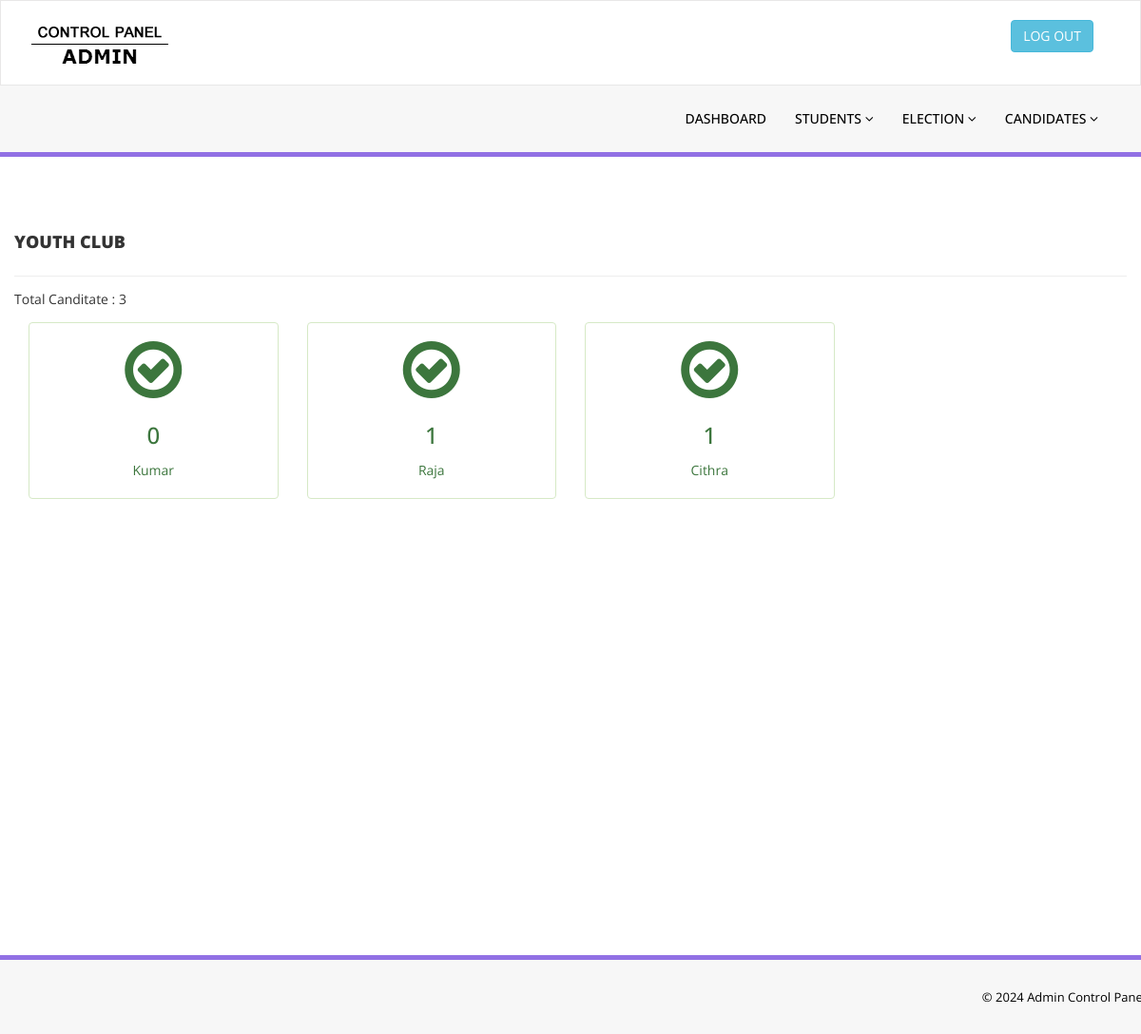
Screenshot of /admin/index.php (signed in) with the database file from the repository.
### tables this page shows
CREATE TABLE IF NOT EXISTS `election` (
  `elesno` int(7) NOT NULL,
  `elename` varchar(50) NOT NULL,
  `eledate` date NOT NULL,
  `elestarttime` time NOT NULL,
  `eleendtime` time NOT NULL
);

CREATE TABLE IF NOT EXISTS `students` (
  `sturegno` varchar(10) NOT NULL,
  `stuname` varchar(50) NOT NULL,
  `stugender` varchar(10) NOT NULL,
  `studob` date NOT NULL,
  `stucourse` varchar(50) NOT NULL,
  `stuyear` varchar(10) NOT NULL,
  `studepartment` varchar(50) NOT NULL,
  `stupassword` varchar(50) NOT NULL,
  `stuthumb` varchar(50) NOT NULL
);

CREATE TABLE IF NOT EXISTS `candidate` (
  `cansno` int(7) NOT NULL,
  `elesno` int(7) NOT NULL,
  `sturegno` varchar(10) NOT NULL,
  `canpost` varchar(50) NOT NULL
);

### admin/index.php (the view, shortened to what this page needs)
<?php require_once('../Connections/Connection.php'); ?>
<?php
if (!function_exists("GetSQLValueString")) {
function GetSQLValueString($theValue, $theType, $theDefinedValue = "", $theNotDefinedValue = "")
{
  $theValue = function_exists("mysql_real_escape_string") ? mysql_real_escape_string($theValue) : mysql_escape_string($theValue);
  switch ($theType) {
    case "text":
      $theValue = ($theValue != "") ? "'" . $theValue . "'" : "NULL";
      break;
    case "long":
    case "int":
      $theValue = ($theValue != "") ? intval($theValue) : "NULL";
      break;
  }
  return $theValue;
}
}
$query_RsSelectElection = "SELECT * FROM election ORDER BY elesno DESC";
$RsSelectElection = mysql_query($query_RsSelectElection, $Connection) or die(mysql_error());
$row_RsSelectElection = mysql_fetch_assoc($RsSelectElection);
?>
<!DOCTYPE html>
<html xmlns="http://www.w3.org/1999/xhtml">
<head>
    <link href="../assets/css/bootstrap.css" rel="stylesheet" />
    <link href="../assets/css/font-awesome.css" rel="stylesheet" />
    <link href="../assets/css/style.css" rel="stylesheet" />
</head>
<body>
    <?php require_once('header_top.php'); ?>
    <section class="menu-section">
        <div class="container">
            <?php require_once('menu.php'); ?>
        </div>
    </section>
    <div class="content-wrapper">
         <div class="container">
        <div class="row pad-botm">
        </div>
        <?php
		do {
		$colname_RsSelectCandidate = "-1";
if (isset($row_RsSelectElection['elesno'])) {
  $colname_RsSelectCandidate = $row_RsSelectElection['elesno'];
}
$query_RsSelectCandidate = sprintf("SELECT * FROM candidate WHERE elesno = %s", GetSQLValueString($colname_RsSelectCandidate, "int"));
$RsSelectCandidate = mysql_query($query_RsSelectCandidate, $Connection) or die(mysql_error());
$row_RsSelectCandidate = mysql_fetch_assoc($RsSelectCandidate);
$totalRows_RsSelectCandidate = mysql_num_rows($RsSelectCandidate);
		?>
        <div class="row">
            <h4 class="header-line"><?php echo $row_RsSelectElection['elename']; ?></h4>
                <p>Total Canditate : <?php echo $totalRows_RsSelectCandidate ?> </p>
              <?php do {
$colname_RsSelectStudents = "-1";
if (isset($row_RsSelectCandidate['sturegno'])) {
  $colname_RsSelectStudents = $row_RsSelectCandidate['sturegno'];
}
$query_RsSelectStudents = sprintf("SELECT * FROM students WHERE sturegno = %s", GetSQLValueString($colname_RsSelectStudents, "text"));
$RsSelectStudents = mysql_query($query_RsSelectStudents, $Connection) or die(mysql_error());
$row_RsSelectStudents = mysql_fetch_assoc($RsSelectStudents);
$colname_RsSelectTotalPolling = "-1";
if (isset($row_RsSelectCandidate['sturegno'])) {
  $colname_RsSelectTotalPolling = $row_RsSelectCandidate['sturegno'];
}
$query_RsSelectTotalPolling = sprintf("SELECT * FROM polling WHERE sturegno = %s", GetSQLValueString($colname_RsSelectTotalPolling, "text"));
$RsSelectTotalPolling = mysql_query($query_RsSelectTotalPolling, $Connection) or die(mysql_error());
$totalRows_RsSelectTotalPolling = mysql_num_rows($RsSelectTotalPolling);
			  ?>
              <div class="col-md-3 col-sm-3 col-xs-6">
                      <div class="alert alert-success back-widget-set text-center">
                            <i class="fa fa-check-circle-o fa-5x"></i>
                            <h3><?php echo $totalRows_RsSelectTotalPolling; ?> </h3>
                            <?php echo $row_RsSelectStudents['stuname']; ?>
                      </div>
              </div>
              <?php } while ($row_RsSelectCandidate = mysql_fetch_assoc($RsSelectCandidate)); ?>
        </div>
        <?php } while ($row_RsSelectElection = mysql_fetch_assoc($RsSelectElection)); ?>
      </div>
    </div>
    <section class="footer-section">
        <div class="container">
            <?php require_once('footer_copyright.php'); ?>
        </div>
    </section>
</body>
</html>

### assets/css/style.css (style rules this page uses)
.content-wrapper { margin-top: 40px; min-height:800px; padding-bottom:90px; }
.header-line { font-weight:900; padding-bottom:25px; border-bottom:1px solid #eeeeee; text-transform:uppercase; }
.pad-botm { padding-bottom:30px; }
.menu-section { background-color: #f7f7f7; border-bottom:5px solid #9170E4; width:100% }
.back-widget-set { background-color:transparent; }
.footer-section { padding:25px 50px 25px 50px; color:#000; font-size:13px; background-color: #f7f7f7; text-align:right; border-top:5px solid #9170E4; }

### rows the page displays
election: elename "YOUTH CLUB", totalRows_RsSelectCandidate "3"
students: totalRows_RsSelectTotalPolling "0", stuname "Kumar"
candidate: totalRows_RsSelectTotalPolling "1", students.stuname "Raja"
candidate: totalRows_RsSelectTotalPolling "1", students.stuname "Cithra"
